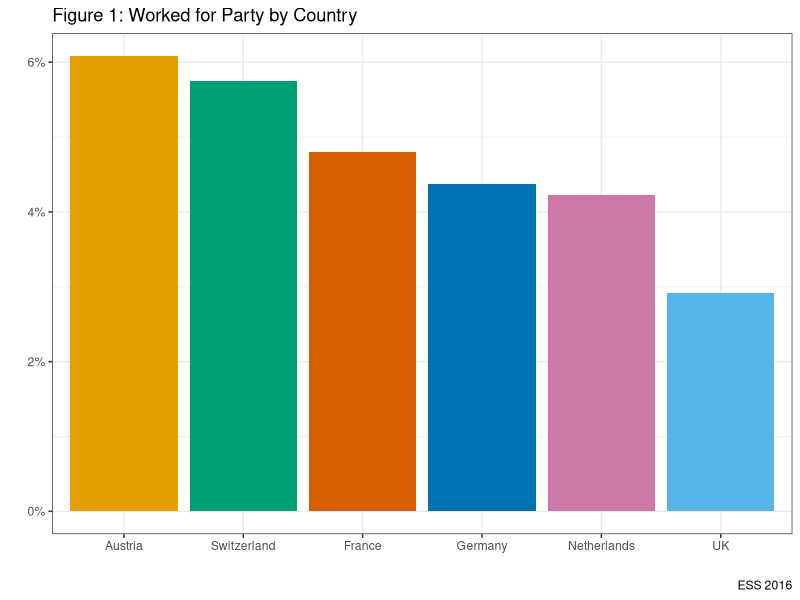
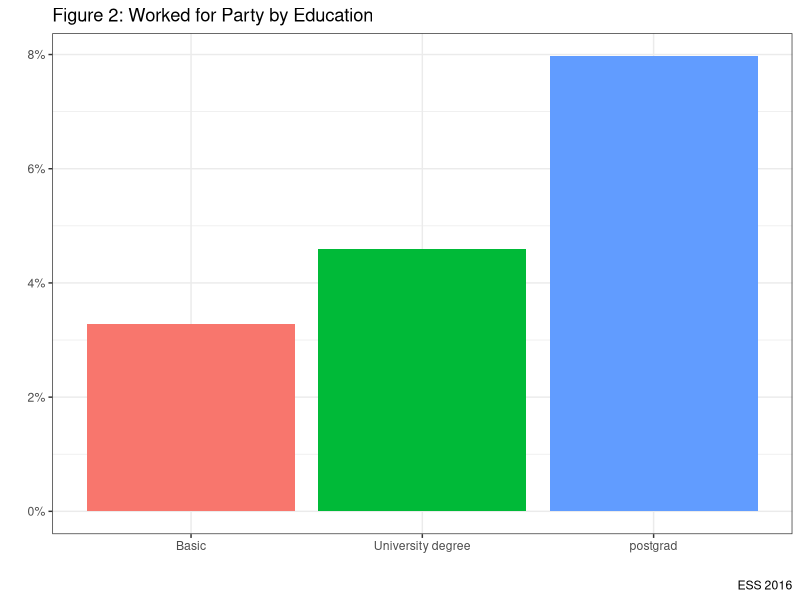
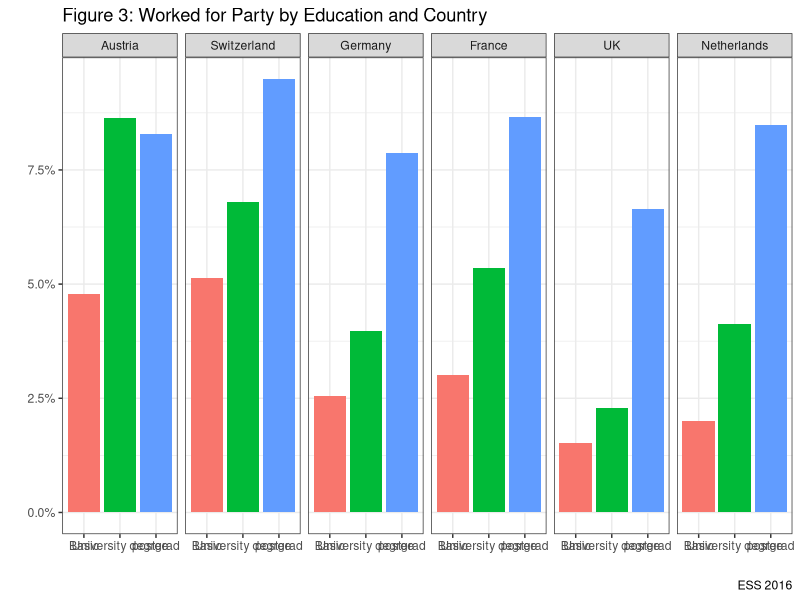
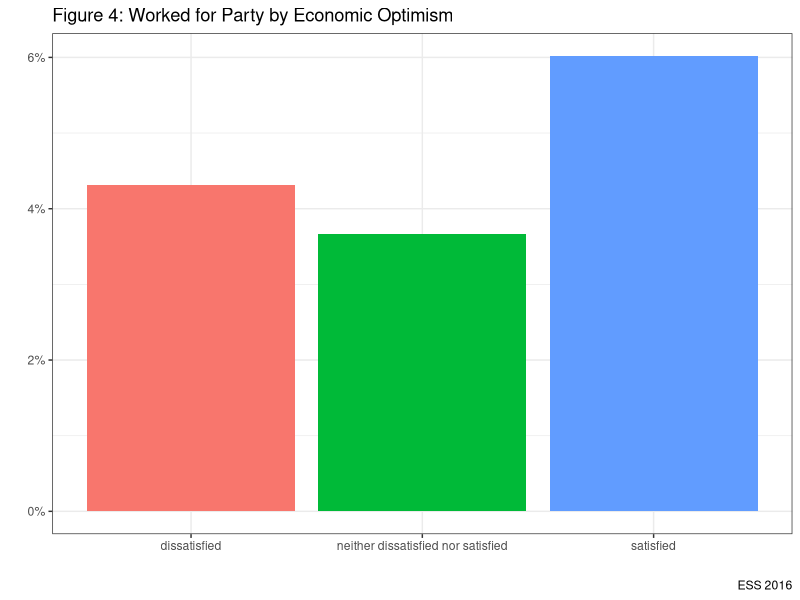
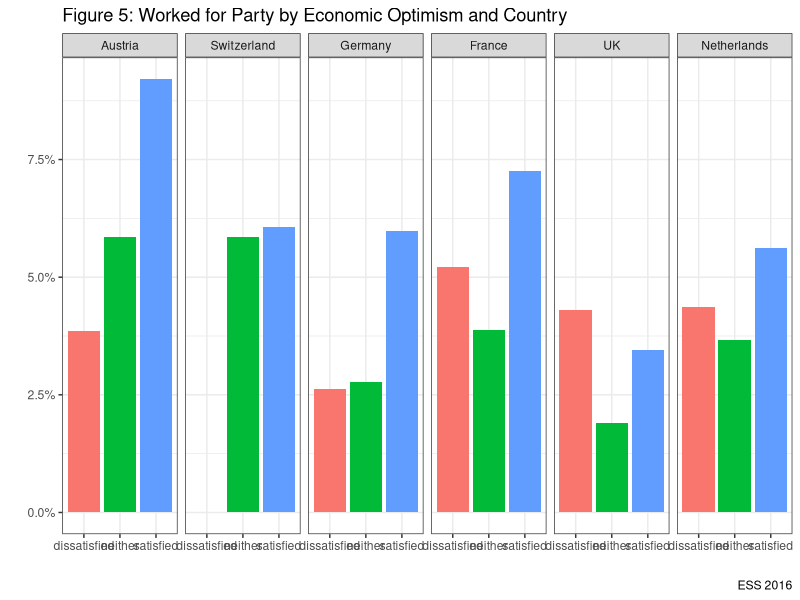

These figures' R source, in order:
# In the lecture, we found a particularly challenging picture of political parties. We found:

                  # (1) weakening attachments

                  # (2) falling (and concentrating) membership; and

                  # (3) Negative public images.

# In this lab, we're going to look at who works for political parties,
# examining their socio-economic background to see if there is inequality.

ESS <- foreign::read.dta("data/ESS.dta", convert.factors=TRUE)
attach(ESS)
View(ESS)
library(tidyverse)

#Let's begin by looking at the general levels of working for parties:

ESS %>% filter(!is.na(wparty)) %>% count(wparty) %>%
  mutate("%" = round(n/sum(n) * 100, digits=1)) %>%
  knitr::kable("pandoc", caption = "Work for Party in European Democracies",
  col.names = c('Worked', 'N', '%'), align="lccc")

#How does this vary by country?#

ESS %>% group_by(cntry) %>% filter(!is.na(wparty)) %>%
  count(wparty) %>% mutate("%" = round(n/sum(n) * 100, digits=1)) %>%
  knitr::kable("pandoc", caption = "Comparing Work for Party in European Democracies",
  col.names = c('Country', 'Worked', 'N', '%'), align="cccc")

# Let's graph this to make the findings stand out a bit better

ESS %>% group_by(cntry) %>% filter(!is.na(wparty)) %>%
  count(wparty) %>% mutate(prop=prop.table(n*100)) %>%
  filter(!wparty=="have not worked for pp") %>%
  ggplot(aes(x=reorder(cntry, -prop), y=prop, fill=cntry)) +
  geom_bar(stat="identity")+
  scale_fill_manual(values=c("#E69F00", "#009E73", "#0072B2", "#D55E00", "#56B4E9", "#CC79A7"))+
  labs(x="", y="", title="Figure 1: Worked for Party by Country", caption="ESS 2016")+
  scale_y_continuous(labels=scales::percent)+
  theme_bw()+
  guides(fill=FALSE)

a <- ESS %>% group_by(cntry) %>% summarise(mean= mean(age, na.rm=T))
b <- ESS %>% group_by(cntry, wparty) %>% summarise(avg_age_pp= mean(age, na.rm=T)) %>% filter(!is.na(wparty), !wparty=="have not worked for pp")
left_join(a, b, by = "cntry") %>% select(-wparty) %>%
     knitr::kable("pandoc", caption = "Average Population and Workers of Parties in European Democracies",
     col.names = c('Country', 'Average Age Population', 'Average Age Worker Political Party'), digits =1, align="cccc") %>% print()

#Let's look at the gender balance between the population and those who work for political parties#

c <- ESS %>% group_by(cntry) %>%
  count(gender) %>%
  mutate(perc_pop=n/sum(n)*100)


d <- ESS %>% group_by(cntry, gender) %>% filter(!is.na(wparty)) %>%
  count(wparty) %>% mutate(perc_wk_pp=n/sum(n)*100) %>%
  filter(!wparty=="have not worked for pp") %>%
  select(-wparty)

left_join(c, d, by=c("cntry", "gender")) %>% select(-n.x, -n.y) %>%
  knitr::kable("pandoc", caption = "Gender Balance in Population and Workers of Parties in European Democracies",
               col.names = c('Country', 'Gender', 'Percentage Population', 'Percentage Worker of Political Party'),
               digits =1, align="cccc") %>% print()

#Let's take a look at Education#


ESS %>% group_by(educat) %>% filter(!is.na(wparty), !is.na(educat)) %>%
       count(wparty) %>% mutate(prop=prop.table(n*100)) %>%
       filter(!wparty=="have not worked for pp") %>%
       ggplot(aes(x=educat, y=prop, fill=educat)) +
       geom_bar(stat="identity")+
       labs(x="", y="", title="Figure 2: Worked for Party by Education", caption="ESS 2016")+
       scale_y_continuous(labels=scales::percent)+
       theme_bw()+
       guides(fill=FALSE)

ESS %>% group_by(educat, cntry) %>% filter(!is.na(wparty), !is.na(educat)) %>%
  count(wparty) %>% mutate(prop=prop.table(n*100)) %>%
  filter(!wparty=="have not worked for pp") %>%
  ggplot(aes(x=educat, y=prop, fill=educat)) +
  geom_bar(stat="identity")+
  facet_grid(~cntry)+
  labs(x="", y="", title="Figure 3: Worked for Party by Education and Country", caption="ESS 2016")+
  scale_y_continuous(labels=scales::percent)+
  theme_bw()+
  guides(fill=FALSE)

#Economically Optimistic Party Workers?

ESS %>% group_by(econsat) %>% filter(!is.na(wparty), !is.na(econsat)) %>%
  count(wparty) %>% mutate(prop=prop.table(n*100)) %>%
  filter(!wparty=="have not worked for pp") %>%
  ggplot(aes(x=econsat, y=prop, fill=econsat)) +
  geom_bar(stat="identity")+
  labs(x="", y="", title="Figure 4: Worked for Party by Economic Optimism", caption="ESS 2016")+
  scale_y_continuous(labels=scales::percent)+
  theme_bw()+
  guides(fill=FALSE)

ESS %>% group_by(econsat, cntry) %>% filter(!is.na(wparty), !is.na(econsat)) %>%
  count(wparty) %>% mutate(prop=prop.table(n*100)) %>%
  filter(!wparty=="have not worked for pp") %>%
  ggplot(aes(x=econsat, y=prop, fill=econsat)) +
  geom_bar(stat="identity")+
  facet_grid(~cntry)+
  labs(x="", y="", title="Figure 5: Worked for Party by Economic Optimism and Country", caption="ESS 2016")+
  scale_y_continuous(labels=scales::percent)+
  theme_bw()+
  guides(fill=FALSE)+
  scale_x_discrete(labels=c("dissatisfied" = "dissatisfied", "neither dissatisfied nor satisfied" = "neither", "satisfied" = "satisfied"))

rm(a,b,c,d)


# What can we conclude about people who work for parties? Are they a model of equality and diversity?
